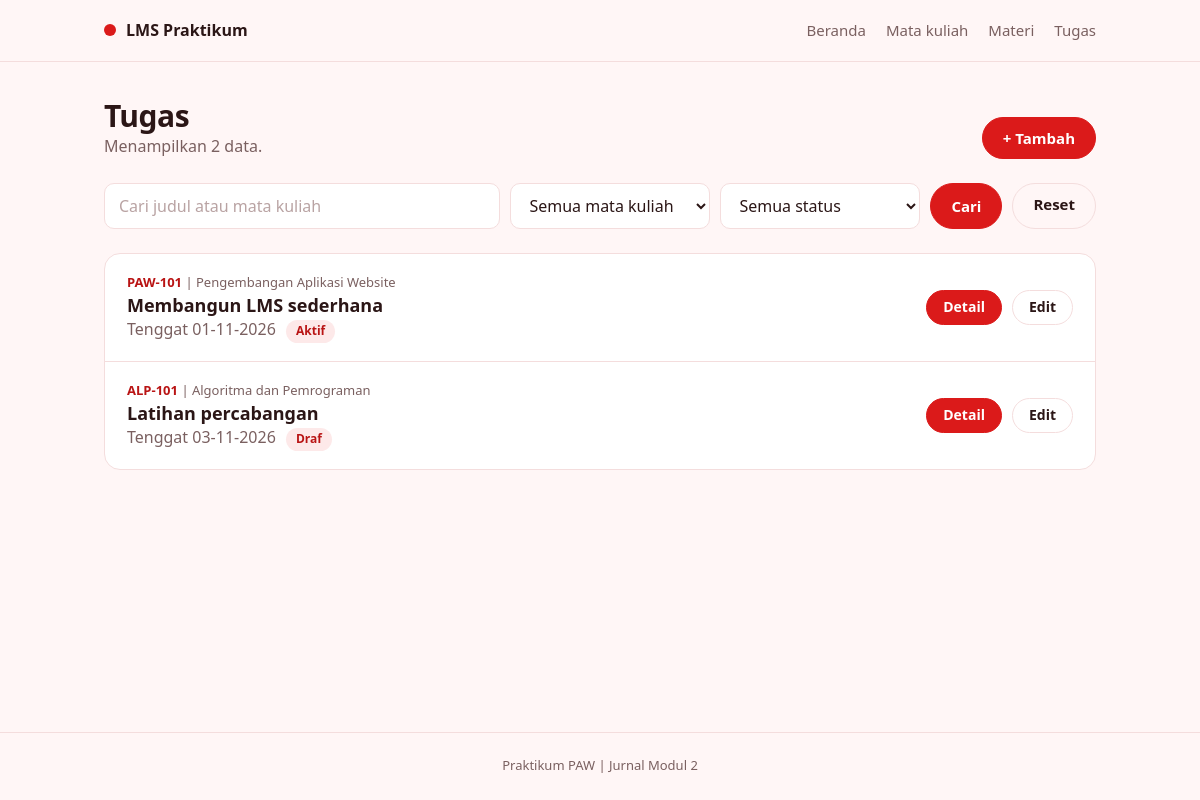
/tugas.php, run on the app's committed database.
### tables this page shows
CREATE TABLE IF NOT EXISTS tugas (
    id INT UNSIGNED AUTO_INCREMENT PRIMARY KEY,
    mata_kuliah_id INT UNSIGNED NOT NULL,
    judul VARCHAR(150) NOT NULL,
    instruksi TEXT NOT NULL,
    tenggat DATE NOT NULL,
    status VARCHAR(20) NOT NULL,
    FOREIGN KEY (mata_kuliah_id) REFERENCES mata_kuliah (id) ON DELETE RESTRICT
);

CREATE TABLE IF NOT EXISTS mata_kuliah (
    id INT UNSIGNED AUTO_INCREMENT PRIMARY KEY,
    kode VARCHAR(20) NOT NULL UNIQUE,
    nama VARCHAR(100) NOT NULL,
    dosen VARCHAR(100) NOT NULL,
    semester TINYINT UNSIGNED NOT NULL
);

### functions.php (called while the page is built, shortened)
<?php
function h($teks)
{
    return htmlspecialchars((string) $teks, ENT_QUOTES, 'UTF-8');
}
function input($sumber, $nama)
{
    return '';
}

### tugas.php (the view, shortened to what this page needs)
<?php
require 'functions.php';
require 'connect.php';
$aksi = input($_GET, 'aksi');
if (!in_array($aksi, ['tambah', 'detail', 'edit', 'hapus'], true)) {
    $aksi = 'daftar';
}
if ($aksi === 'daftar') {
    $search = input($_GET, 'search');
    $sql = 'SELECT tugas.*,
               mata_kuliah.kode AS kode_mk,
               mata_kuliah.nama AS nama_mk
        FROM tugas
        JOIN mata_kuliah ON mata_kuliah.id = tugas.mata_kuliah_id';
        $params = [];
        $sql .= ' ORDER BY tugas.tenggat ASC';
        $stmt = $conn->prepare($sql);
        $stmt->execute($params);
        $daftar_tugas = $stmt->get_result()->fetch_all(MYSQLI_ASSOC);
        }
require 'header.php';
?>
<?php if ($aksi === 'daftar'): ?>
    <div class="page-head">
        <div>
            <h1>Tugas</h1>
            <p class="muted">Menampilkan <?= count($daftar_tugas) ?> data.</p>
        </div>
        <a class="btn" href="tugas.php?aksi=tambah">+ Tambah</a>
    </div>
    <form class="toolbar" method="get" action="tugas.php">
        <input type="text" name="search" placeholder="Cari judul atau mata kuliah" value="<?= h($search) ?>">
        <select name="mata_kuliah_id">
            <option value="">Semua mata kuliah</option>
        </select>
        <select name="status">
            <option value="">Semua status</option>
        </select>
        <button class="btn" type="submit">Cari</button>
        <a class="btn btn-ghost" href="tugas.php">Reset</a>
    </form>
    <?php if (count($daftar_tugas) === 0): ?>
        <p class="empty">Data tidak ditemukan.</p>
    <?php else: ?>
        <div class="card list">
            <?php foreach ($daftar_tugas as $baris): ?>
                <div class="list-item">
                    <div>
                        <p class="kicker"><span class="code"><?= h($baris['kode_mk']) ?></span> | <?= h($baris['nama_mk']) ?></p>
                        <h2><?= h($baris['judul']) ?></h2>
                        <p class="muted">Tenggat <?= date('d-m-Y', strtotime($baris['tenggat'])) ?> <span class="badge"><?= h($baris['status']) ?></span></p>
                    </div>
                    <div class="actions">
                        <a class="btn btn-sm" href="tugas.php?aksi=detail&id=<?= (int) $baris['id'] ?>">Detail</a>
                        <a class="btn btn-sm btn-ghost" href="tugas.php?aksi=edit&id=<?= (int) $baris['id'] ?>">Edit</a>
                    </div>
                </div>
            <?php endforeach ?>
        </div>
    <?php endif ?>
<?php endif ?>
<?php require 'footer.php'; ?>

### header.php (shortened to what this page needs)
<!doctype html>
<html lang="id">
<head>
    <link rel="stylesheet" href="styles.css">
</head>
<body>
<header class="topbar">
    <div class="wrap">
        <a class="brand" href="index.php"><span class="brand-mark"></span>LMS Praktikum</a>
        <nav>
            <a class="nav-link" href="index.php">Beranda</a>
            <a class="nav-link" href="mata_kuliah.php">Mata kuliah</a>
            <a class="nav-link" href="materi.php">Materi</a>
            <a class="nav-link" href="tugas.php">Tugas</a>
        </nav>
    </div>
</header>
<main class="wrap">

### footer.php
</main>
<footer class="footer">Praktikum PAW | Jurnal Modul 2</footer>
</body>
</html>

### styles.css (style rules this page uses)
:root { --merah: #DB1A1A; --merah-tua: #B91414; --latar: #FFF6F6; --putih: #FFFFFF; --merah-muda: #FDE9E9; --garis: #F4DDDD; --teks: #2B1616; --teks-pudar: #7A6060; }
* { box-sizing: border-box; }
body { margin: 0; background: var(--latar); color: var(--teks); font: 16px/1.55 system-ui, -apple-system, "Segoe UI", Roboto, Arial, sans-serif; }
h1, h2, p, dl, dd { margin: 0; }
h1 { font-size: 30px; line-height: 1.2; letter-spacing: -0.5px; overflow-wrap: anywhere; }
h2 { font-size: 18px; line-height: 1.3; overflow-wrap: anywhere; }
.wrap { max-width: 1040px; margin: 0 auto; padding: 0 24px; }
main.wrap { padding-top: 36px; padding-bottom: 64px; min-height: calc(100vh - 130px); }
.muted { color: var(--teks-pudar); }
.topbar { background: var(--latar); border-bottom: 1px solid var(--garis); }
.topbar .wrap { display: flex; flex-wrap: wrap; align-items: center; justify-content: space-between; gap: 8px 20px; padding-top: 18px; padding-bottom: 18px; }
.brand { display: flex; align-items: center; gap: 10px; color: var(--teks); font-weight: 700; text-decoration: none; }
.brand-mark { width: 12px; height: 12px; border-radius: 50%; background: var(--merah); }
.topbar nav { display: flex; flex-wrap: wrap; gap: 6px 20px; }
.nav-link { color: var(--teks-pudar); font-size: 15px; text-decoration: none; }
.btn { display: inline-block; padding: 11px 20px; border: 1px solid var(--merah); border-radius: 999px; background: var(--merah); color: #fff; font: inherit; font-size: 15px; font-weight: 600; line-height: 1.2; text-align: center; text-decoration: none; cursor: pointer; }
.btn-sm { padding: 8px 16px; font-size: 14px; }
.btn-ghost { background: transparent; border-color: var(--garis); color: var(--teks); }
.actions { display: flex; flex-wrap: wrap; gap: 10px; margin-top: 24px; }
input, select, textarea { width: 100%; height: 46px; padding: 0 14px; border: 1px solid var(--garis); border-radius: 10px; background: var(--putih); color: var(--teks); font: inherit; }
input::placeholder { color: #B9A3A3; }
.toolbar { display: flex; gap: 10px; margin: 24px 0; }
.toolbar input { flex: 1; }
.toolbar select { width: 200px; }
.card { background: var(--putih); border: 1px solid var(--garis); border-radius: 16px; }
.page-head { display: flex; align-items: flex-end; justify-content: space-between; gap: 16px; }
.list { margin-top: 16px; overflow: hidden; }
.list-item { display: flex; align-items: center; justify-content: space-between; gap: 16px; padding: 18px 22px; color: var(--teks); text-decoration: none; }
.list-item + .list-item { border-top: 1px solid var(--garis); }
.list-item .actions { flex: none; margin-top: 0; }
.list-item .muted { overflow-wrap: anywhere; }
.kicker { margin-bottom: 2px; color: var(--teks-pudar); font-size: 13px; overflow-wrap: anywhere; }
.code { color: var(--merah-tua); font-weight: 600; }
.badge { display: inline-block; margin-left: 6px; padding: 2px 10px; border-radius: 999px; background: var(--merah-muda); color: var(--merah-tua); font-size: 12px; font-weight: 600; }
.footer { padding: 22px; border-top: 1px solid var(--garis); color: var(--teks-pudar); font-size: 13px; text-align: center; }

### data on the page
tugas: mata_kuliah.kode "PAW-101", mata_kuliah.nama "Pengembangan Aplikasi Website", judul "Membangun LMS sederhana", tenggat "01-11-2026", status "Aktif"
tugas: mata_kuliah.kode "ALP-101", mata_kuliah.nama "Algoritma dan Pemrograman", judul "Latihan percabangan", tenggat "03-11-2026", status "Draf"

### other printed values
count($daftar_tugas) "2"
